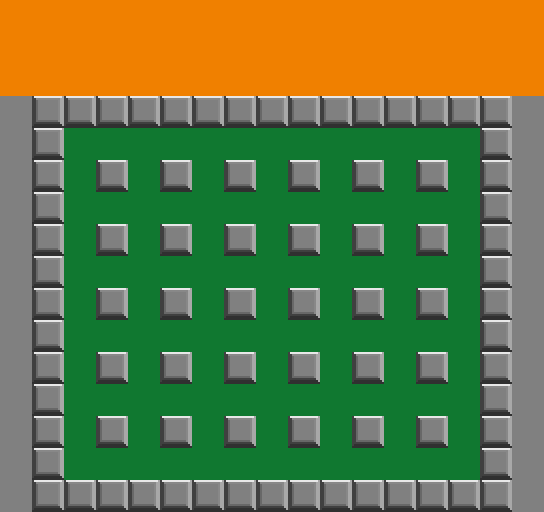

Below is a game level as drawn by its tile map, then a one-line description and the .tmx file that defines it, in full:
An orthogonal 17x16 tile map with 32x32 px tiles, 2 tile layers (Map, Collision), 3 tilesets.

<map version="1.0" orientation="orthogonal" renderorder="right-down" width="17" height="16" tilewidth="32" tileheight="32" nextobjectid="1">
 <tileset firstgid="1" name="tileset_sheet" tilewidth="32" tileheight="32" tilecount="4" columns="4">
  <image source="../Sprites/Tiles/tileset_sheet.png" width="128" height="32" />
 </tileset>
 <tileset firstgid="5" name="orange" tilewidth="32" tileheight="32" tilecount="1" columns="1">
  <image source="../Sprites/Tiles/orange.png" width="32" height="32" />
 </tileset>
 <tileset firstgid="6" name="external_tile" tilewidth="32" tileheight="32" tilecount="1" columns="1">
  <image source="../Sprites/Tiles/external_tile.png" width="32" height="32" />
 </tileset>
 <layer name="Map" width="17" height="16">
  <data encoding="csv">
5,5,5,5,5,5,5,5,5,5,5,5,5,5,5,5,5,
5,5,5,5,5,5,5,5,5,5,5,5,5,5,5,5,5,
5,5,5,5,5,5,5,5,5,5,5,5,5,5,5,5,5,
0,0,0,0,0,0,0,0,0,0,0,0,0,0,0,0,0,
0,0,2,2,2,2,2,2,2,2,2,2,2,2,2,0,0,
0,0,2,0,2,0,2,0,2,0,2,0,2,0,2,0,0,
0,0,2,2,2,2,2,2,2,2,2,2,2,2,2,0,0,
0,0,2,0,2,0,2,0,2,0,2,0,2,0,2,0,0,
0,0,2,2,2,2,2,2,2,2,2,2,2,2,2,0,0,
0,0,2,0,2,0,2,0,2,0,2,0,2,0,2,0,0,
0,0,2,2,2,2,2,2,2,2,2,2,2,2,2,0,0,
0,0,2,0,2,0,2,0,2,0,2,0,2,0,2,0,0,
0,0,2,2,2,2,2,2,2,2,2,2,2,2,2,0,0,
0,0,2,0,2,0,2,0,2,0,2,0,2,0,2,0,0,
0,0,2,2,2,2,2,2,2,2,2,2,2,2,2,0,0,
0,0,0,0,0,0,0,0,0,0,0,0,0,0,0,0,0
</data>
 </layer>
 <layer name="Collision" width="17" height="16">
  <data encoding="csv">
0,0,0,0,0,0,0,0,0,0,0,0,0,0,0,0,0,
0,0,0,0,0,0,0,0,0,0,0,0,0,0,0,0,0,
0,0,0,0,0,0,0,0,0,0,0,0,0,0,0,0,0,
6,3,3,3,3,3,3,3,3,3,3,3,3,3,3,3,6,
6,3,0,0,0,0,0,0,0,0,0,0,0,0,0,3,6,
6,3,0,3,0,3,0,3,0,3,0,3,0,3,0,3,6,
6,3,0,0,0,0,0,0,0,0,0,0,0,0,0,3,6,
6,3,0,3,0,3,0,3,0,3,0,3,0,3,0,3,6,
6,3,0,0,0,0,0,0,0,0,0,0,0,0,0,3,6,
6,3,0,3,0,3,0,3,0,3,0,3,0,3,0,3,6,
6,3,0,0,0,0,0,0,0,0,0,0,0,0,0,3,6,
6,3,0,3,0,3,0,3,0,3,0,3,0,3,0,3,6,
6,3,0,0,0,0,0,0,0,0,0,0,0,0,0,3,6,
6,3,0,3,0,3,0,3,0,3,0,3,0,3,0,3,6,
6,3,0,0,0,0,0,0,0,0,0,0,0,0,0,3,6,
6,3,3,3,3,3,3,3,3,3,3,3,3,3,3,3,6
</data>
 </layer>
</map>